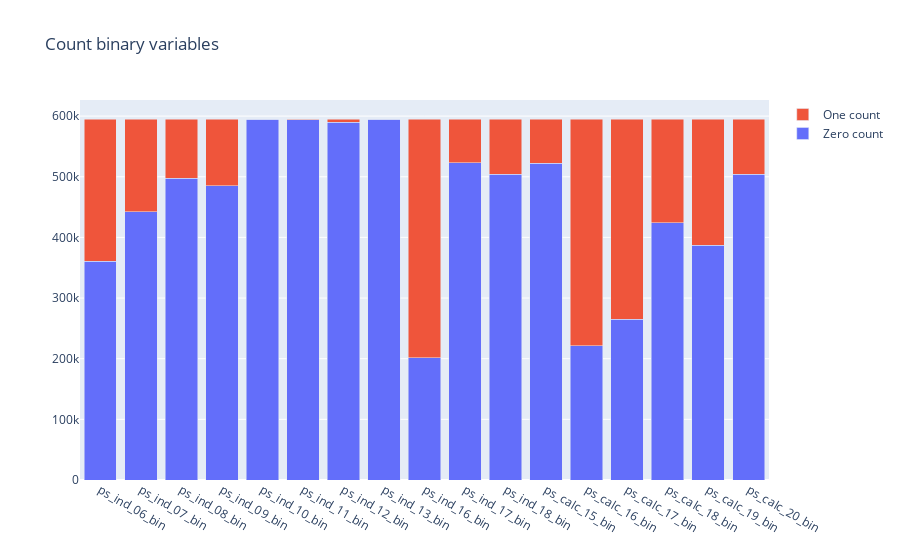

Write notebook code for a chart like this one.
### Code cell
# Create go.Bar for each list
bar_zero = go.Bar(
    x=bin_col,
    y=zero_list ,
    name='Zero count'
)
bar_one = go.Bar(
    x=bin_col,
    y=one_list,
    name='One count'
)

# Create the layout
data = [bar_zero, bar_one]
layout = go.Layout(
    barmode='stack',
    title='Count binary variables'
)

fig = go.Figure(data=data, layout=layout)
py.iplot(fig, filename='binary-stacked-bar')
plt.savefig('graph/binary-stacked-bar.png')

### Figure 1 — Plotly figure (JSON) as saved in the notebook; plotly's stock layout.template omitted (floating-point values rounded to 4 significant figures)
{"data": [{"name": "Zero count", "type": "bar", "x": ["ps_ind_06_bin", "ps_ind_07_bin", "ps_ind_08_bin", "ps_ind_09_bin", "ps_ind_10_bin", "ps_ind_11_bin", "ps_ind_12_bin", "ps_ind_13_bin", "ps_ind_16_bin", "ps_ind_17_bin", "ps_ind_18_bin", "ps_calc_15_bin", "ps_calc_16_bin", "ps_calc_17_bin", "ps_calc_18_bin", "ps_calc_19_bin", "ps_calc_20_bin"], "y": [360852, 442223, 497644, 484917, 594990, 594205, 589594, 594648, 201882, 523143, 503879, 522342, 221514, 265356, 424278, 387469, 503955]}, {"name": "One count", "type": "bar", "x": ["ps_ind_06_bin", "ps_ind_07_bin", "ps_ind_08_bin", "ps_ind_09_bin", "ps_ind_10_bin", "ps_ind_11_bin", "ps_ind_12_bin", "ps_ind_13_bin", "ps_ind_16_bin", "ps_ind_17_bin", "ps_ind_18_bin", "ps_calc_15_bin", "ps_calc_16_bin", "ps_calc_17_bin", "ps_calc_18_bin", "ps_calc_19_bin", "ps_calc_20_bin"], "y": [234360, 152989, 97568, 110295, 222, 1007, 5618, 564, 393330, 72069, 91333, 72870, 373698, 329856, 170934, 207743, 91257]}], "layout": {"barmode": "stack", "title": {"text": "Count binary variables"}}}
